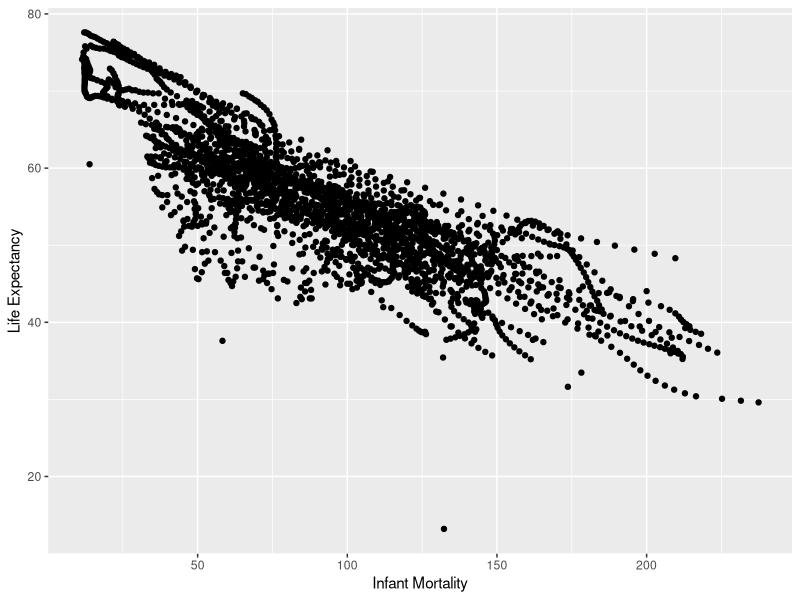
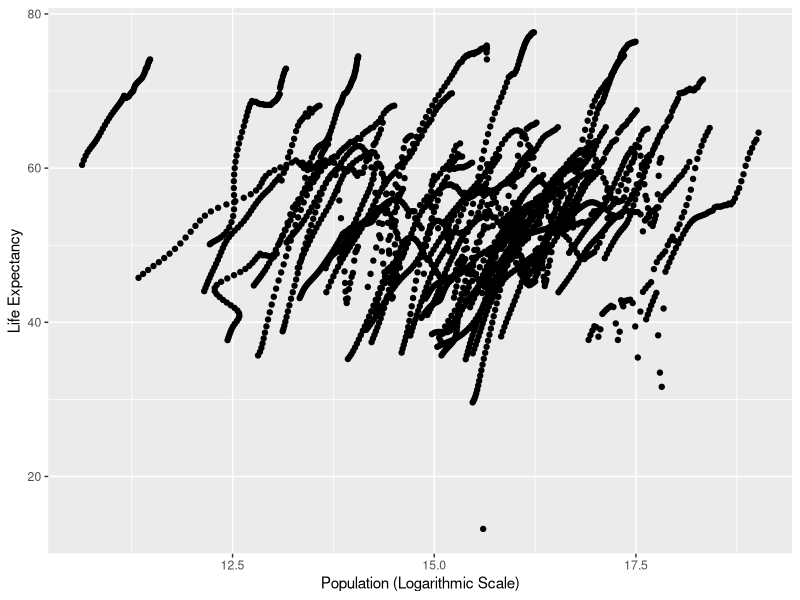
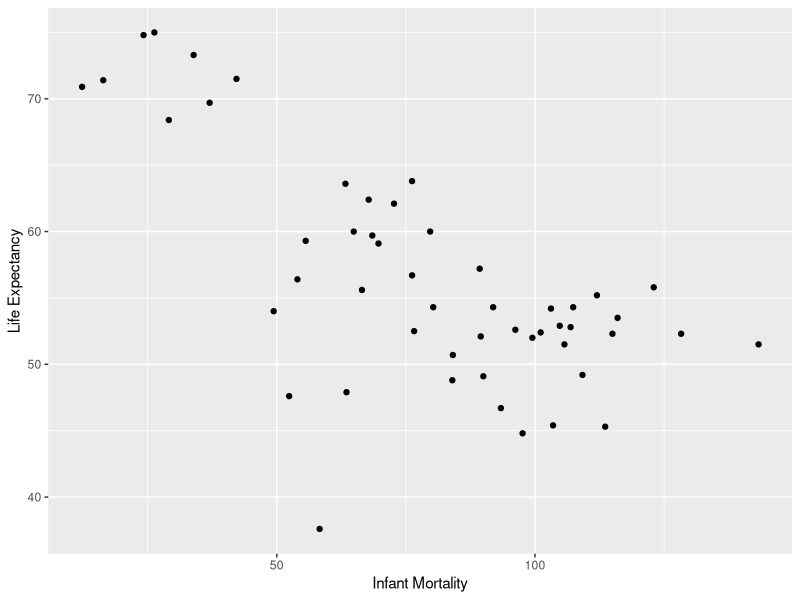
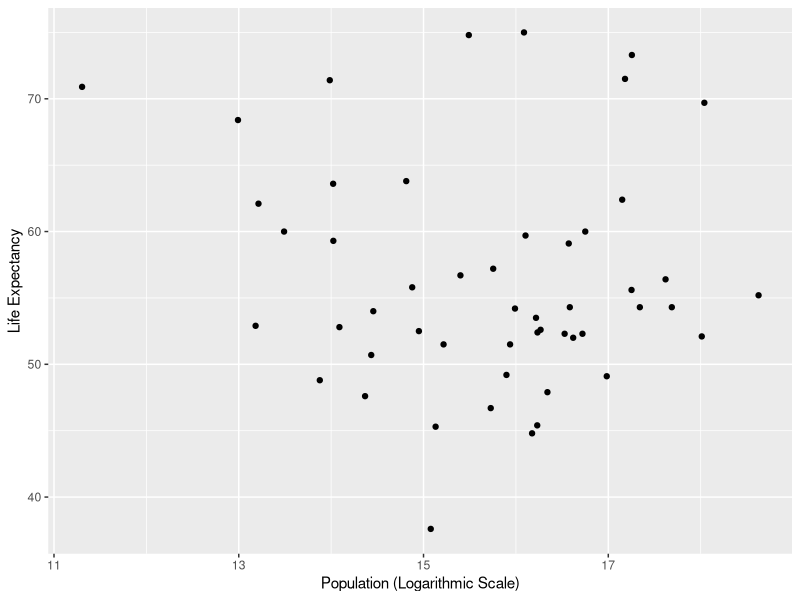

Write R code to recreate these figures, in order. (Note: this script raises an error after producing the figures.)
## ---- chunk 1
#Loads the "dslabs" and "tidyverse" packages
library(dslabs)
library(tidyverse)

#Pulls up the help page for the gapminder data
help(gapminder)
#Pulls up the structure for the gapminder data
str(gapminder)
#Summary of the gapminder data
summary(gapminder)
#Determines the type of object that gapminder is
class(gapminder)

## ---- chunk 2
#using the gapminder data to create a new object that contains only the African countries
africadata <- subset(gapminder, continent == "Africa")

#Creating a new object with africadata that only contains infant_mortality and life_expectancy
africaIMLE <- select(africadata, infant_mortality, life_expectancy)

#Creating a new object with africadata that only contains population and life_expectancy
africaPLE <- select(africadata, population, life_expectancy)

## ---- chunk 3
#Plotting life expectancy as a function of infant mortality using the africaIMLE dataframe
ggplot(africaIMLE, aes(x = infant_mortality, y = life_expectancy)) +
      geom_point() +
      xlab("Infant Mortality") +
      ylab("Life Expectancy")
#A negative correlation shows between the two



#Plotting life expectancy as a function of population on a log scale using the africaPLE dataframe
ggplot(africaPLE, aes(x = log(population), y = life_expectancy)) +
      geom_point() +
      xlab("Population (Logarithmic Scale)") +
      ylab("Life Expectancy")
#Streaks of positively-correlated data appear on this graph

## ---- chunk 4
#Code to figure out which years have missing data for infant mortality in the africadata dataset
africaYIM <- select(africadata, year, infant_mortality)
#This creates a new data frame that only contains the year data and infant mortality data

is.IMna <- africaYIM[rowSums(is.na(africaYIM)) > 0, ]
#This creates a new data frame that only contains the year data with NA values for infant mortality


years_with_NA <- unique(is.IMna)
#This creates a new data frame that contains the years that have NA infant mortality data

years_with_NA
## ---- chunk 5
africa2000 <- filter(africadata, year == "2000")
str(africa2000)
## ---- chunk 6
#This graphs life expectancy as a function of infant mortality for the year 2000 in Africa.
ggplot(africa2000, aes(x = infant_mortality, y = life_expectancy)) +
      geom_point() +
      xlab("Infant Mortality") +
      ylab("Life Expectancy")
#There is a negative correlation between the two.

#This graphs life expectancy as a function of population for the year 2000 in Africa.
ggplot(africa2000, aes(x = log(population), y = life_expectancy)) +
      geom_point() +
      xlab("Population (Logarithmic Scale)") +
      ylab("Life Expectancy")
#There is no noticable correlation.

## ---- chunk 7
#Fitting a linear model to the 2000 Africa data, with life expectancy as the outcome and infant mortality as the predictor

fit1 <- lm(life_expectancy ~ infant_mortality, data = africa2000)
summary(fit1)
## ---- chunk 8
#Adding a linear model to the 2000 Africa data, with life expectancy as the outcome and population as the predictor

fit2 <- lm(life_expectancy ~ population, data = africa2000)
summary(fit2)
## ---- chunk 9
library(broom)
## ---- chunk 10
chinaadata <- subset(gapminder, country == "China")
## ---- chunk 11
chinaIMP <- chinadata[c("infant_mortality","population")]
chinaFP <- chinadata[c("fertility","population")]

summary(chinaFP)
summary(chinaIMP)

## ---- chunk 12
ggplot(chinaIMP, aes(x = log(population), y = infant_mortality)) + geom_point()
## ---- chunk 13
ggplot(chinaFP, aes(x = log(population), y = fertility)) + geom_point()
## ---- chunk 14
fit3 <- lm(formula = population ~ infant_mortality, data = chinaIMP)

summary(fit3)
## ---- chunk 15
fit4 <- lm(formula = population ~ fertility, data = chinaFP)

summary(fit4)

## ---- chunk 16
tidy(fit3)
tidy(fit3)
## ---- chunk 17
#Loads the "dslabs" and "tidyverse" packages
library(dslabs)
library(tidyverse)

#Pulls up the help page for the gapminder data
help(gapminder)
#Pulls up the structure for the gapminder data
str(gapminder)
#Summary of the gapminder data
summary(gapminder)
#Determines the type of object that gapminder is
class(gapminder)

## ---- chunk 18
#using the gapminder data to create a new object that contains only the African countries
africadata <- subset(gapminder, continent == "Africa")

#Creating a new object with africadata that only contains infant_mortality and life_expectancy
africaIMLE <- select(africadata, infant_mortality, life_expectancy)

#Creating a new object with africadata that only contains population and life_expectancy
africaPLE <- select(africadata, population, life_expectancy)

## ---- chunk 19
#Plotting life expectancy as a function of infant mortality using the africaIMLE dataframe
ggplot(africaIMLE, aes(x = infant_mortality, y = life_expectancy)) +
      geom_point() +
      xlab("Infant Mortality") +
      ylab("Life Expectancy")
#A negative correlation shows between the two



#Plotting life expectancy as a function of population on a log scale using the africaPLE dataframe
ggplot(africaPLE, aes(x = log(population), y = life_expectancy)) +
      geom_point() +
      xlab("Population (Logarithmic Scale)") +
      ylab("Life Expectancy")
#Streaks of positively-correlated data appear on this graph

## ---- chunk 20
#Code to figure out which years have missing data for infant mortality in the africadata dataset
africaYIM <- select(africadata, year, infant_mortality)
#This creates a new data frame that only contains the year data and infant mortality data

is.IMna <- africaYIM[rowSums(is.na(africaYIM)) > 0, ]
#This creates a new data frame that only contains the year data with NA values for infant mortality


years_with_NA <- unique(is.IMna)
#This creates a new data frame that contains the years that have NA infant mortality data

years_with_NA
## ---- chunk 21
africa2000 <- filter(africadata, year == "2000")
str(africa2000)
## ---- chunk 22
#This graphs life expectancy as a function of infant mortality for the year 2000 in Africa.
ggplot(africa2000, aes(x = infant_mortality, y = life_expectancy)) +
      geom_point() +
      xlab("Infant Mortality") +
      ylab("Life Expectancy")
#There is a negative correlation between the two.

#This graphs life expectancy as a function of population for the year 2000 in Africa.
ggplot(africa2000, aes(x = log(population), y = life_expectancy)) +
      geom_point() +
      xlab("Population (Logarithmic Scale)") +
      ylab("Life Expectancy")
#There is no noticable correlation.

## ---- chunk 23
#Fitting a linear model to the 2000 Africa data, with life expectancy as the outcome and infant mortality as the predictor

fit1 <- lm(life_expectancy ~ infant_mortality, data = africa2000)
summary(fit1)
## ---- chunk 24
#Adding a linear model to the 2000 Africa data, with life expectancy as the outcome and population as the predictor

fit2 <- lm(life_expectancy ~ population, data = africa2000)
summary(fit2)
